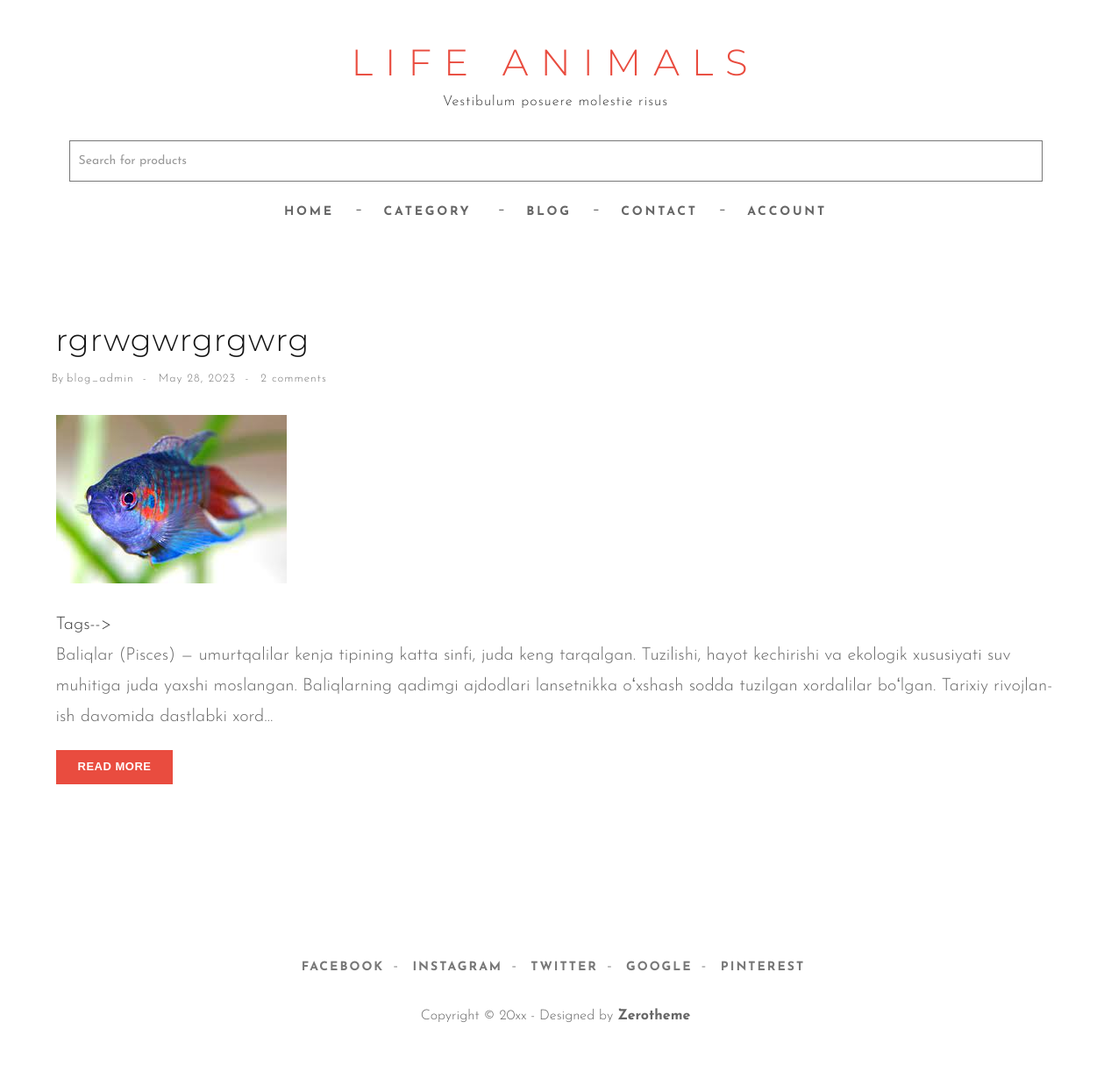
Screenshot of /sort_by_category/baliqlar/ with the database file from the repository.
### main/models.py (models this page shows, shortened)
class Article(models.Model):
    title = models.CharField(max_length=250)
    slug = models.SlugField(max_length=250)
    category = models.ForeignKey(
        Category, on_delete=models.PROTECT, related_name='articles_cat')
    image = models.ImageField(upload_to='article/%Y/%m/%d')
    author = models.ForeignKey(
        User, on_delete=models.PROTECT, related_name='articles_user')
    published = models.DateField(auto_now_add=True)
    body = models.TextField()
    tag = models.ManyToManyField(Tag, related_name='articles_tag')
    class Meta:
        ordering = ["-id"]

### main/views.py (the view)
# urls.py: path('sort_by_category/<slug>/', views.sort_by_category, name='sort_by_category'),
def sort_by_category(request, slug):
    cat = Category.objects.get(slug=slug)
    art = Article.objects.filter(category=cat)
    data = {
        'object_list': art,
    }
    return render(request, 'list_articles.html', context=data)

### main/context_cat.py (called while the page is built)
def main_context(request):
    all_categories = Category.objects.all()
    data = {
        'all_categories': all_categories,
    }
    return data

### templates/list_articles.html
{% extends "base.html" %}
{% load static %}
{% block content %}
<div id="page-content">
    <div class="box-content">
        <div class="container">
            {% for item in object_list %}
            <article>
                <div class="wrap-post">
                    <div class="entry-header">
                        <h2 class="entry-title"><a href="{% url 'main:detail' item.id %}">{{item.title}}</a></h2>
                        <span class="entry-meta">
                            <ul class="list-inline link">
                                <li>By <a href="#">{{item.author}}</a></li>
                                <li><a href="#">{{item.published}}</a></li>
                                <li><a href="#">{{item.comments.count}} comments</a></li>
                            </ul>
                        </span>
                    </div>
                    <div class="post-thumbnail-wrap">
                        <div class="portfolio-box">
                            <img src="{{item.image.url}}" class="img-responsive" alt="">
                        </div>
                    </div>
                    <div class="entry-content">
                        <span class="tags-links">
                            Tags-->
                            {% for i in item.tag.all %}
                            <a href="{% url 'main:sort_by_teg' i.slug %}" rel="tag">{{i.name}}</a>
                            {% endfor %}
                        </span>
                        <p>{{item.body|truncatechars:300}}</p>
                        <a class="btn btn-skin" href="{% url 'main:detail' item.id %}">Read More</a>
                    </div>
                </div>
            </article>
            {% endfor %}
        </div>
    </div>
</div>
{% endblock content %}

### staticfiles/css/style.css (style rules this page uses)
body { font-family: 'Josefin Sans', sans-serif;font-weight: 300;color: #666;background-color: #fff;font-size: 20px;line-height: 1.75;hyphens: auto;overflow-wrap: break-word; }
html, body { width:100%; padding:0; margin:0; }
html { -webkit-text-size-adjust: none; }
img { max-width:100%; height: auto;width: auto\9; }
h2 { font-size: 36px; }
h1,h2,h3,h4,h5,h6 { font-weight: 600;color: #111;font-family: 'Montserrat',sans-serif;letter-spacing: 1px;line-height: 1.3; }
p { margin: 0 0 20px; }
a { color: #fff;-webkit-transition: all .3s ease-in-out;-moz-transition: all .3s ease-in-out;transition: all .3s ease-in-out; }
ul li { list-style: none; }
.post:after, .post:before, article:after, article:before, section:after, section:before { clear: both; content: '\0020'; display: block; visibility: hidden; width: 0; height: 0; }
.link a { display:inline-block;text-decoration:none;letter-spacing:1px; color: #888888; }
.link li:after { content: "-";padding: 0 10px; }
.link li:last-child:after { content:'';padding:0px;display:none }
ul.link li { padding: 0;margin: 0; }
.box-content { padding: 50px 0 30px; }
article { background: #ffffff; color: #3F3F3F; margin: 50px 0;border-bottom: 1px solid #e1e1e1;padding-bottom: 50px; }
article:last-child { border-bottom: none; }
article:after, article:before { clear: both; content: '\0020'; display: block; visibility: hidden; width: 0; height: 0; }
article .post-thumbnail-wrap { text-align: center;width: 100%;margin-bottom: 10px; }
article h2.entry-title { font-size: 35px;margin: 20px 0 10px;font-weight: 300; }
article h2.entry-title a { color: #131313; }
article .entry-header { margin-bottom: 30px; }
article .entry-header .entry-meta { color: #777;font-size: 13px; }
article .entry-header .entry-meta a { color: #777; }
article .entry-content { text-align: left;margin-top: 30px; }
article .entry-content p { color: #686868; }
.portfolio-box { display: block;position: relative;margin: 0 auto 30px;overflow: hidden; }
.portfolio-box:before { z-index:1;content:"";position:absolute;left: 10px;right: 10px;top:10px;bottom:10px;border-top:2px solid #E94C3F;border-bottom:2px solid #E94C3F;transform:scale(0,1);-moz-transform:scale(0,1);-webkit-transform:scale(0,1);-ms-transform:scale(0,1);transition:all 0.4s ease-in-out 0s;-moz-transition:all 0.4s ease-in-out 0s;-webkit-transition:all 0.4s ease-in-out 0s; }
.portfolio-box:after { z-index:1;content:"";position:absolute;left:10px;right:10px;top: 10px;bottom: 10px;border-left:2px solid #E94C3F;border-right:2px solid #E94C3F;transform:scale(1,0);-moz-transform:scale(1,0);-webkit-transform:scale(1,0);-ms-transform:scale(1,0);transition:all 0.4s ease-in-out 0s;-moz-transition:all 0.4s ease-in-out 0s;-webkit-transition:all 0.4s ease-in-out 0s; }
.btn { border-radius: 0; outline: none; color: #785843; font-family: 'Oswald', sans-serif; text-decoration: none; text-transform: uppercase; letter-spacing: .5px; font-weight: bold; font-size: 13px; }
.btn-skin { padding: 9px 24px;color: #fff;background-color: #E94C3F;min-width: 110px;margin-bottom: 10px; }

### rows the page displays
Article: title "rgrwgwrgrgwrg", author "blog_admin", published "May 28, 2023", comments.count "2", image (picture), body "Baliqlar (Pisces) — umurtqalilar kenja tipining katta sinfi, juda keng tarqalgan. Tuzilishi, hayot kechirishi va ekologik xususiyati suv muhitiga juda yaxshi moslangan. Baliqlarning qadimgi ajdodlari lansetnikka oʻxshash sodda tuzilgan xordalilar boʻlgan. Tarixiy rivojlanish davomida dastlabki xord…"
